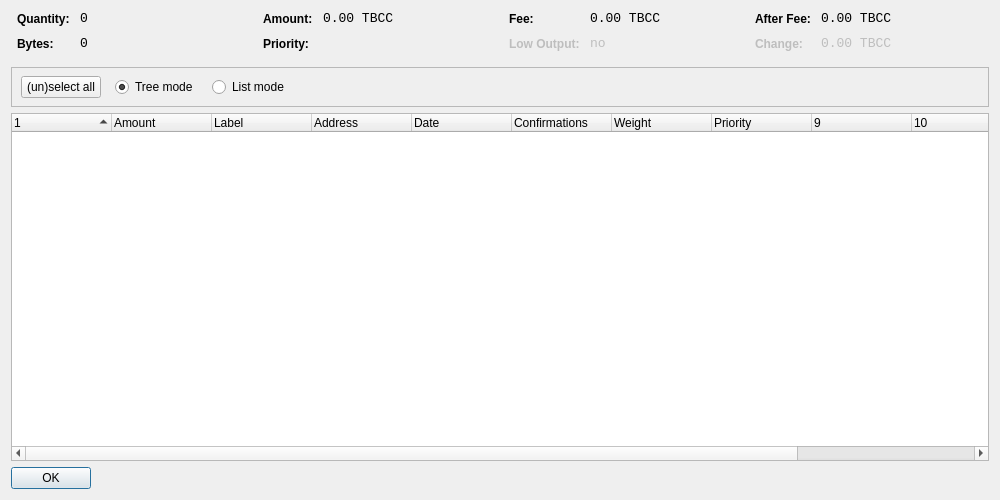
<?xml version="1.0" encoding="UTF-8"?>
<ui version="4.0">
 <class>CoinControlDialog</class>
 <widget class="QWidget" name="CoinControlDialog">
  <property name="geometry">
   <rect>
    <x>0</x>
    <y>0</y>
    <width>1000</width>
    <height>500</height>
   </rect>
  </property>
  <property name="windowTitle">
   <string>Coin Control</string>
  </property>
  <layout class="QVBoxLayout" name="verticalLayout">
   <item>
    <layout class="QHBoxLayout" name="horizontalLayoutTop" stretch="0,0,0,0">
     <property name="topMargin">
      <number>0</number>
     </property>
     <property name="bottomMargin">
      <number>10</number>
     </property>
     <item>
      <layout class="QFormLayout" name="formLayoutCoinControl1">
       <property name="horizontalSpacing">
        <number>10</number>
       </property>
       <property name="verticalSpacing">
        <number>10</number>
       </property>
       <property name="leftMargin">
        <number>6</number>
       </property>
       <property name="rightMargin">
        <number>6</number>
       </property>
       <item row="0" column="0">
        <widget class="QLabel" name="labelCoinControlQuantityText">
         <property name="styleSheet">
          <string notr="true">font-weight:bold;</string>
         </property>
         <property name="text">
          <string>Quantity:</string>
         </property>
        </widget>
       </item>
       <item row="0" column="1">
        <widget class="QLabel" name="labelCoinControlQuantity">
         <property name="font">
          <font>
           <family>Monospace</family>
           <pointsize>10</pointsize>
          </font>
         </property>
         <property name="cursor">
          <cursorShape>IBeamCursor</cursorShape>
         </property>
         <property name="contextMenuPolicy">
          <enum>Qt::ActionsContextMenu</enum>
         </property>
         <property name="text">
          <string notr="true">0</string>
         </property>
         <property name="textInteractionFlags">
          <set>Qt::LinksAccessibleByMouse|Qt::TextSelectableByKeyboard|Qt::TextSelectableByMouse</set>
         </property>
        </widget>
       </item>
       <item row="1" column="0">
        <widget class="QLabel" name="labelCoinControlBytesText">
         <property name="styleSheet">
          <string notr="true">font-weight:bold;</string>
         </property>
         <property name="text">
          <string>Bytes:</string>
         </property>
        </widget>
       </item>
       <item row="1" column="1">
        <widget class="QLabel" name="labelCoinControlBytes">
         <property name="font">
          <font>
           <family>Monospace</family>
           <pointsize>10</pointsize>
          </font>
         </property>
         <property name="cursor">
          <cursorShape>IBeamCursor</cursorShape>
         </property>
         <property name="contextMenuPolicy">
          <enum>Qt::ActionsContextMenu</enum>
         </property>
         <property name="text">
          <string notr="true">0</string>
         </property>
         <property name="textInteractionFlags">
          <set>Qt::LinksAccessibleByMouse|Qt::TextSelectableByKeyboard|Qt::TextSelectableByMouse</set>
         </property>
        </widget>
       </item>
      </layout>
     </item>
     <item>
      <layout class="QFormLayout" name="formLayoutCoinControl2">
       <property name="horizontalSpacing">
        <number>10</number>
       </property>
       <property name="verticalSpacing">
        <number>10</number>
       </property>
       <property name="leftMargin">
        <number>6</number>
       </property>
       <property name="rightMargin">
        <number>6</number>
       </property>
       <item row="0" column="0">
        <widget class="QLabel" name="labelCoinControlAmountText">
         <property name="styleSheet">
          <string notr="true">font-weight:bold;</string>
         </property>
         <property name="text">
          <string>Amount:</string>
         </property>
        </widget>
       </item>
       <item row="0" column="1">
        <widget class="QLabel" name="labelCoinControlAmount">
         <property name="font">
          <font>
           <family>Monospace</family>
           <pointsize>10</pointsize>
          </font>
         </property>
         <property name="cursor">
          <cursorShape>IBeamCursor</cursorShape>
         </property>
         <property name="contextMenuPolicy">
          <enum>Qt::ActionsContextMenu</enum>
         </property>
         <property name="text">
          <string notr="true">0.00 TBCC</string>
         </property>
         <property name="textInteractionFlags">
          <set>Qt::LinksAccessibleByMouse|Qt::TextSelectableByKeyboard|Qt::TextSelectableByMouse</set>
         </property>
        </widget>
       </item>
       <item row="1" column="0">
        <widget class="QLabel" name="labelCoinControlPriorityText">
         <property name="styleSheet">
          <string notr="true">font-weight:bold;</string>
         </property>
         <property name="text">
          <string>Priority:</string>
         </property>
        </widget>
       </item>
       <item row="1" column="1">
        <widget class="QLabel" name="labelCoinControlPriority">
         <property name="font">
          <font>
           <family>Monospace</family>
           <pointsize>10</pointsize>
          </font>
         </property>
         <property name="cursor">
          <cursorShape>IBeamCursor</cursorShape>
         </property>
         <property name="contextMenuPolicy">
          <enum>Qt::ActionsContextMenu</enum>
         </property>
         <property name="text">
          <string/>
         </property>
         <property name="textInteractionFlags">
          <set>Qt::LinksAccessibleByMouse|Qt::TextSelectableByKeyboard|Qt::TextSelectableByMouse</set>
         </property>
        </widget>
       </item>
      </layout>
     </item>
     <item>
      <layout class="QFormLayout" name="formLayoutCoinControl3">
       <property name="horizontalSpacing">
        <number>10</number>
       </property>
       <property name="verticalSpacing">
        <number>10</number>
       </property>
       <property name="leftMargin">
        <number>6</number>
       </property>
       <property name="rightMargin">
        <number>6</number>
       </property>
       <item row="0" column="0">
        <widget class="QLabel" name="labelCoinControlFeeText">
         <property name="styleSheet">
          <string notr="true">font-weight:bold;</string>
         </property>
         <property name="text">
          <string>Fee:</string>
         </property>
        </widget>
       </item>
       <item row="0" column="1">
        <widget class="QLabel" name="labelCoinControlFee">
         <property name="font">
          <font>
           <family>Monospace</family>
           <pointsize>10</pointsize>
          </font>
         </property>
         <property name="cursor">
          <cursorShape>IBeamCursor</cursorShape>
         </property>
         <property name="contextMenuPolicy">
          <enum>Qt::ActionsContextMenu</enum>
         </property>
         <property name="text">
          <string notr="true">0.00 TBCC</string>
         </property>
         <property name="textInteractionFlags">
          <set>Qt::LinksAccessibleByMouse|Qt::TextSelectableByKeyboard|Qt::TextSelectableByMouse</set>
         </property>
        </widget>
       </item>
       <item row="1" column="0">
        <widget class="QLabel" name="labelCoinControlLowOutputText">
         <property name="enabled">
          <bool>false</bool>
         </property>
         <property name="styleSheet">
          <string notr="true">font-weight:bold;</string>
         </property>
         <property name="text">
          <string>Low Output:</string>
         </property>
        </widget>
       </item>
       <item row="1" column="1">
        <widget class="QLabel" name="labelCoinControlLowOutput">
         <property name="enabled">
          <bool>false</bool>
         </property>
         <property name="font">
          <font>
           <family>Monospace</family>
           <pointsize>10</pointsize>
          </font>
         </property>
         <property name="cursor">
          <cursorShape>IBeamCursor</cursorShape>
         </property>
         <property name="contextMenuPolicy">
          <enum>Qt::ActionsContextMenu</enum>
         </property>
         <property name="text">
          <string>no</string>
         </property>
         <property name="textInteractionFlags">
          <set>Qt::LinksAccessibleByMouse|Qt::TextSelectableByKeyboard|Qt::TextSelectableByMouse</set>
         </property>
        </widget>
       </item>
      </layout>
     </item>
     <item>
      <layout class="QFormLayout" name="formLayoutCoinControl4">
       <property name="horizontalSpacing">
        <number>10</number>
       </property>
       <property name="verticalSpacing">
        <number>10</number>
       </property>
       <property name="leftMargin">
        <number>6</number>
       </property>
       <property name="rightMargin">
        <number>6</number>
       </property>
       <item row="0" column="0">
        <widget class="QLabel" name="labelCoinControlAfterFeeText">
         <property name="styleSheet">
          <string notr="true">font-weight:bold;</string>
         </property>
         <property name="text">
          <string>After Fee:</string>
         </property>
        </widget>
       </item>
       <item row="0" column="1">
        <widget class="QLabel" name="labelCoinControlAfterFee">
         <property name="font">
          <font>
           <family>Monospace</family>
           <pointsize>10</pointsize>
          </font>
         </property>
         <property name="cursor">
          <cursorShape>IBeamCursor</cursorShape>
         </property>
         <property name="contextMenuPolicy">
          <enum>Qt::ActionsContextMenu</enum>
         </property>
         <property name="text">
          <string notr="true">0.00 TBCC</string>
         </property>
         <property name="textInteractionFlags">
          <set>Qt::LinksAccessibleByMouse|Qt::TextSelectableByKeyboard|Qt::TextSelectableByMouse</set>
         </property>
        </widget>
       </item>
       <item row="1" column="0">
        <widget class="QLabel" name="labelCoinControlChangeText">
         <property name="enabled">
          <bool>false</bool>
         </property>
         <property name="styleSheet">
          <string notr="true">font-weight:bold;</string>
         </property>
         <property name="text">
          <string>Change:</string>
         </property>
        </widget>
       </item>
       <item row="1" column="1">
        <widget class="QLabel" name="labelCoinControlChange">
         <property name="enabled">
          <bool>false</bool>
         </property>
         <property name="font">
          <font>
           <family>Monospace</family>
           <pointsize>10</pointsize>
          </font>
         </property>
         <property name="cursor">
          <cursorShape>IBeamCursor</cursorShape>
         </property>
         <property name="contextMenuPolicy">
          <enum>Qt::ActionsContextMenu</enum>
         </property>
         <property name="text">
          <string notr="true">0.00 TBCC</string>
         </property>
         <property name="textInteractionFlags">
          <set>Qt::LinksAccessibleByMouse|Qt::TextSelectableByKeyboard|Qt::TextSelectableByMouse</set>
         </property>
        </widget>
       </item>
      </layout>
     </item>
    </layout>
   </item>
   <item>
    <widget class="QFrame" name="frame">
     <property name="minimumSize">
      <size>
       <width>0</width>
       <height>40</height>
      </size>
     </property>
     <property name="frameShape">
      <enum>QFrame::StyledPanel</enum>
     </property>
     <property name="frameShadow">
      <enum>QFrame::Sunken</enum>
     </property>
     <widget class="QWidget" name="horizontalLayoutWidget">
      <property name="geometry">
       <rect>
        <x>10</x>
        <y>0</y>
        <width>781</width>
        <height>41</height>
       </rect>
      </property>
      <layout class="QHBoxLayout" name="horizontalLayoutPanel" stretch="0,0,0,0">
       <property name="spacing">
        <number>14</number>
       </property>
       <item>
        <widget class="QPushButton" name="pushButtonSelectAll">
         <property name="sizePolicy">
          <sizepolicy hsizetype="Maximum" vsizetype="Fixed">
           <horstretch>0</horstretch>
           <verstretch>0</verstretch>
          </sizepolicy>
         </property>
         <property name="text">
          <string>(un)select all</string>
         </property>
        </widget>
       </item>
       <item>
        <widget class="QRadioButton" name="radioTreeMode">
         <property name="sizePolicy">
          <sizepolicy hsizetype="Maximum" vsizetype="Fixed">
           <horstretch>0</horstretch>
           <verstretch>0</verstretch>
          </sizepolicy>
         </property>
         <property name="text">
          <string>Tree mode</string>
         </property>
         <property name="checked">
          <bool>true</bool>
         </property>
        </widget>
       </item>
       <item>
        <widget class="QRadioButton" name="radioListMode">
         <property name="sizePolicy">
          <sizepolicy hsizetype="Maximum" vsizetype="Fixed">
           <horstretch>0</horstretch>
           <verstretch>0</verstretch>
          </sizepolicy>
         </property>
         <property name="text">
          <string>List mode</string>
         </property>
        </widget>
       </item>
       <item>
        <spacer name="horizontalSpacer">
         <property name="orientation">
          <enum>Qt::Horizontal</enum>
         </property>
         <property name="sizeHint" stdset="0">
          <size>
           <width>40</width>
           <height>20</height>
          </size>
         </property>
        </spacer>
       </item>
      </layout>
     </widget>
    </widget>
   </item>
   <item>
    <widget class="CoinControlTreeWidget" name="treeWidget">
     <property name="contextMenuPolicy">
      <enum>Qt::CustomContextMenu</enum>
     </property>
     <property name="sortingEnabled">
      <bool>false</bool>
     </property>
     <property name="columnCount">
      <number>12</number>
     </property>
     <attribute name="headerShowSortIndicator" stdset="0">
      <bool>true</bool>
     </attribute>
     <attribute name="headerStretchLastSection">
      <bool>false</bool>
     </attribute>
     <column>
      <property name="text">
       <string/>
      </property>
     </column>
     <column>
      <property name="text">
       <string>Amount</string>
      </property>
     </column>
     <column>
      <property name="text">
       <string>Label</string>
      </property>
     </column>
     <column>
      <property name="text">
       <string>Address</string>
      </property>
     </column>
     <column>
      <property name="text">
       <string>Date</string>
      </property>
     </column>
     <column>
      <property name="text">
       <string>Confirmations</string>
      </property>
      <property name="toolTip">
       <string>Confirmed</string>
      </property>
     </column>
     <column>
      <property name="text">
       <string>Weight</string>
      </property>
     </column>
     <column>
      <property name="text">
       <string>Priority</string>
      </property>
     </column>
     <column>
      <property name="text">
       <string/>
      </property>
     </column>
     <column>
      <property name="text">
       <string/>
      </property>
     </column>
     <column>
      <property name="text">
       <string/>
      </property>
     </column>
     <column>
      <property name="text">
       <string/>
      </property>
     </column>
    </widget>
   </item>
   <item>
    <widget class="QDialogButtonBox" name="buttonBox">
     <property name="sizePolicy">
      <sizepolicy hsizetype="Maximum" vsizetype="Fixed">
       <horstretch>0</horstretch>
       <verstretch>0</verstretch>
      </sizepolicy>
     </property>
     <property name="orientation">
      <enum>Qt::Horizontal</enum>
     </property>
     <property name="standardButtons">
      <set>QDialogButtonBox::Ok</set>
     </property>
    </widget>
   </item>
  </layout>
 </widget>
 <customwidgets>
  <customwidget>
   <class>CoinControlTreeWidget</class>
   <extends>QTreeWidget</extends>
   <header>coincontroltreewidget.h</header>
  </customwidget>
 </customwidgets>
 <resources/>
 <connections/>
</ui>
